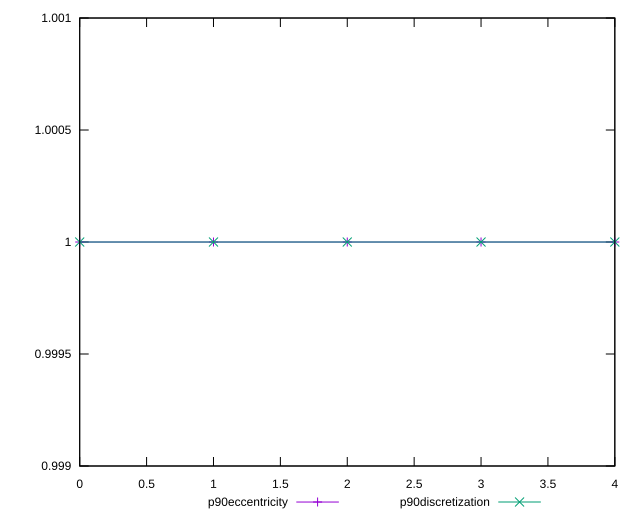

Generate this figure with gnuplot:
reset

$p90Eccentricity <<EOF
0 1
1 1.0000000000000004
2 1
3 1.0000000000000002
4 0.9999999999999999
EOF

$p90Discretization <<EOF
0 1
1 1
2 1
3 1
4 1
EOF

set key outside below
set xrange [0:4]
set yrange [0.9989999999999999:1.0010000000000003]
set trange [0.9989999999999999:1.0010000000000003]
set terminal svg size 640, 520 enhanced background rgb 'white'
set output "report_00013_2021-02-09T12-04-24.940Z/largest-contentful-paint/progression/eccentricity.svg"

plot $p90Eccentricity title "p90eccentricity" with linespoints, \
     $p90Discretization title "p90discretization" with linespoints

reset
